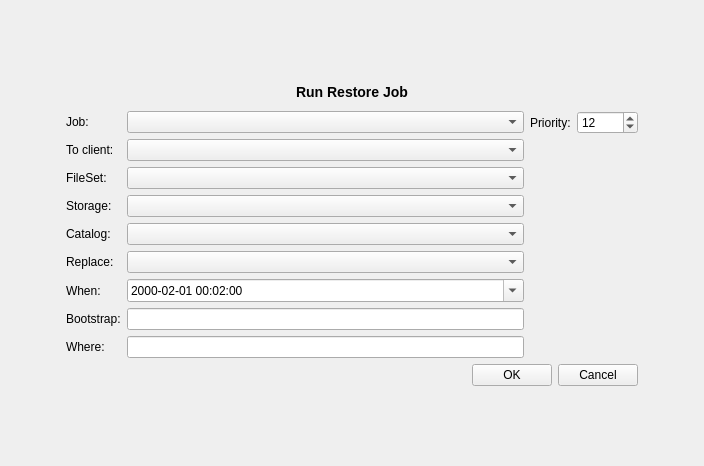
<ui version="4.0" >
 <class>runCmdForm</class>
 <widget class="QWidget" name="runCmdForm" >
  <property name="geometry" >
   <rect>
    <x>0</x>
    <y>0</y>
    <width>704</width>
    <height>466</height>
   </rect>
  </property>
  <property name="windowTitle" >
   <string>Form</string>
  </property>
  <layout class="QGridLayout" >
   <property name="margin" >
    <number>9</number>
   </property>
   <property name="spacing" >
    <number>6</number>
   </property>
   <item row="2" column="2" >
    <layout class="QVBoxLayout" >
     <property name="margin" >
      <number>0</number>
     </property>
     <property name="spacing" >
      <number>6</number>
     </property>
     <item>
      <layout class="QHBoxLayout" >
       <property name="margin" >
        <number>0</number>
       </property>
       <property name="spacing" >
        <number>6</number>
       </property>
       <item>
        <widget class="QLabel" name="label_4" >
         <property name="text" >
          <string>Priority:</string>
         </property>
         <property name="buddy" >
          <cstring>prioritySpin</cstring>
         </property>
        </widget>
       </item>
       <item>
        <widget class="QSpinBox" name="prioritySpin" >
         <property name="maximum" >
          <number>10000</number>
         </property>
         <property name="minimum" >
          <number>1</number>
         </property>
         <property name="value" >
          <number>12</number>
         </property>
        </widget>
       </item>
      </layout>
     </item>
     <item>
      <spacer>
       <property name="orientation" >
        <enum>Qt::Vertical</enum>
       </property>
       <property name="sizeHint" >
        <size>
         <width>20</width>
         <height>171</height>
        </size>
       </property>
      </spacer>
     </item>
    </layout>
   </item>
   <item rowspan="3" row="1" column="3" >
    <spacer>
     <property name="orientation" >
      <enum>Qt::Horizontal</enum>
     </property>
     <property name="sizeHint" >
      <size>
       <width>40</width>
       <height>20</height>
      </size>
     </property>
    </spacer>
   </item>
   <item row="4" column="1" colspan="2" >
    <spacer>
     <property name="orientation" >
      <enum>Qt::Vertical</enum>
     </property>
     <property name="sizeType" >
      <enum>QSizePolicy::MinimumExpanding</enum>
     </property>
     <property name="sizeHint" >
      <size>
       <width>572</width>
       <height>16</height>
      </size>
     </property>
    </spacer>
   </item>
   <item rowspan="3" row="1" column="0" >
    <spacer>
     <property name="orientation" >
      <enum>Qt::Horizontal</enum>
     </property>
     <property name="sizeHint" >
      <size>
       <width>40</width>
       <height>20</height>
      </size>
     </property>
    </spacer>
   </item>
   <item row="0" column="1" colspan="2" >
    <spacer>
     <property name="orientation" >
      <enum>Qt::Vertical</enum>
     </property>
     <property name="sizeType" >
      <enum>QSizePolicy::MinimumExpanding</enum>
     </property>
     <property name="sizeHint" >
      <size>
       <width>572</width>
       <height>16</height>
      </size>
     </property>
    </spacer>
   </item>
   <item row="2" column="1" >
    <layout class="QGridLayout" >
     <property name="margin" >
      <number>0</number>
     </property>
     <property name="spacing" >
      <number>6</number>
     </property>
     <item row="6" column="1" >
      <widget class="QDateTimeEdit" name="dateTimeEdit" >
       <property name="dateTime" >
        <datetime>
         <hour>0</hour>
         <minute>2</minute>
         <second>0</second>
         <year>2000</year>
         <month>1</month>
         <day>1</day>
        </datetime>
       </property>
       <property name="displayFormat" >
        <string>yyyy-mm-dd hh:mm:ss</string>
       </property>
       <property name="calendarPopup" >
        <bool>true</bool>
       </property>
      </widget>
     </item>
     <item row="6" column="0" >
      <widget class="QLabel" name="label" >
       <property name="text" >
        <string>When:</string>
       </property>
       <property name="buddy" >
        <cstring>dateTimeEdit</cstring>
       </property>
      </widget>
     </item>
     <item row="8" column="0" >
      <widget class="QLabel" name="label_5" >
       <property name="text" >
        <string>Where:</string>
       </property>
       <property name="openExternalLinks" >
        <bool>true</bool>
       </property>
       <property name="buddy" >
        <cstring>where</cstring>
       </property>
      </widget>
     </item>
     <item row="7" column="0" >
      <widget class="QLabel" name="label_12" >
       <property name="text" >
        <string>Bootstrap:</string>
       </property>
       <property name="buddy" >
        <cstring>bootstrap</cstring>
       </property>
      </widget>
     </item>
     <item row="1" column="1" >
      <widget class="QComboBox" name="clientCombo" />
     </item>
     <item row="4" column="1" >
      <widget class="QComboBox" name="catalogCombo" />
     </item>
     <item row="0" column="0" >
      <widget class="QLabel" name="label_6" >
       <property name="text" >
        <string>Job:</string>
       </property>
       <property name="buddy" >
        <cstring>jobCombo</cstring>
       </property>
      </widget>
     </item>
     <item row="8" column="1" >
      <widget class="QLineEdit" name="where" >
       <property name="enabled" >
        <bool>true</bool>
       </property>
       <property name="minimumSize" >
        <size>
         <width>200</width>
         <height>0</height>
        </size>
       </property>
       <property name="readOnly" >
        <bool>false</bool>
       </property>
      </widget>
     </item>
     <item row="3" column="0" >
      <widget class="QLabel" name="label_2" >
       <property name="text" >
        <string>Storage:</string>
       </property>
       <property name="buddy" >
        <cstring>storageCombo</cstring>
       </property>
      </widget>
     </item>
     <item row="2" column="0" >
      <widget class="QLabel" name="label_9" >
       <property name="text" >
        <string>FileSet:</string>
       </property>
       <property name="buddy" >
        <cstring>filesetCombo</cstring>
       </property>
      </widget>
     </item>
     <item row="7" column="1" >
      <widget class="QLineEdit" name="bootstrap" >
       <property name="enabled" >
        <bool>true</bool>
       </property>
       <property name="minimumSize" >
        <size>
         <width>200</width>
         <height>0</height>
        </size>
       </property>
       <property name="readOnly" >
        <bool>false</bool>
       </property>
      </widget>
     </item>
     <item row="2" column="1" >
      <widget class="QComboBox" name="filesetCombo" />
     </item>
     <item row="3" column="1" >
      <widget class="QComboBox" name="storageCombo" />
     </item>
     <item row="0" column="1" >
      <widget class="QComboBox" name="jobCombo" />
     </item>
     <item row="5" column="0" >
      <widget class="QLabel" name="label_13" >
       <property name="text" >
        <string>Replace:</string>
       </property>
      </widget>
     </item>
     <item row="5" column="1" >
      <widget class="QComboBox" name="replaceCombo" />
     </item>
     <item row="1" column="0" >
      <widget class="QLabel" name="label_8" >
       <property name="text" >
        <string>To client:</string>
       </property>
       <property name="buddy" >
        <cstring>clientCombo</cstring>
       </property>
      </widget>
     </item>
     <item row="4" column="0" >
      <widget class="QLabel" name="label_10" >
       <property name="text" >
        <string>Catalog:</string>
       </property>
       <property name="buddy" >
        <cstring>catalogCombo</cstring>
       </property>
      </widget>
     </item>
    </layout>
   </item>
   <item row="3" column="1" colspan="2" >
    <layout class="QHBoxLayout" >
     <property name="margin" >
      <number>0</number>
     </property>
     <property name="spacing" >
      <number>6</number>
     </property>
     <item>
      <spacer>
       <property name="orientation" >
        <enum>Qt::Horizontal</enum>
       </property>
       <property name="sizeHint" >
        <size>
         <width>40</width>
         <height>20</height>
        </size>
       </property>
      </spacer>
     </item>
     <item>
      <widget class="QPushButton" name="okButton" >
       <property name="text" >
        <string>OK</string>
       </property>
      </widget>
     </item>
     <item>
      <widget class="QPushButton" name="cancelButton" >
       <property name="text" >
        <string>Cancel</string>
       </property>
      </widget>
     </item>
    </layout>
   </item>
   <item row="1" column="1" colspan="2" >
    <layout class="QHBoxLayout" >
     <property name="margin" >
      <number>0</number>
     </property>
     <property name="spacing" >
      <number>6</number>
     </property>
     <item>
      <spacer>
       <property name="orientation" >
        <enum>Qt::Horizontal</enum>
       </property>
       <property name="sizeType" >
        <enum>QSizePolicy::Fixed</enum>
       </property>
       <property name="sizeHint" >
        <size>
         <width>131</width>
         <height>25</height>
        </size>
       </property>
      </spacer>
     </item>
     <item>
      <widget class="QLabel" name="run" >
       <property name="maximumSize" >
        <size>
         <width>16777215</width>
         <height>30</height>
        </size>
       </property>
       <property name="text" >
        <string>&lt;h3>Run Restore Job&lt;/h3></string>
       </property>
       <property name="alignment" >
        <set>Qt::AlignCenter</set>
       </property>
      </widget>
     </item>
     <item>
      <spacer>
       <property name="orientation" >
        <enum>Qt::Horizontal</enum>
       </property>
       <property name="sizeType" >
        <enum>QSizePolicy::Fixed</enum>
       </property>
       <property name="sizeHint" >
        <size>
         <width>131</width>
         <height>25</height>
        </size>
       </property>
      </spacer>
     </item>
    </layout>
   </item>
  </layout>
 </widget>
 <resources/>
 <connections/>
</ui>
